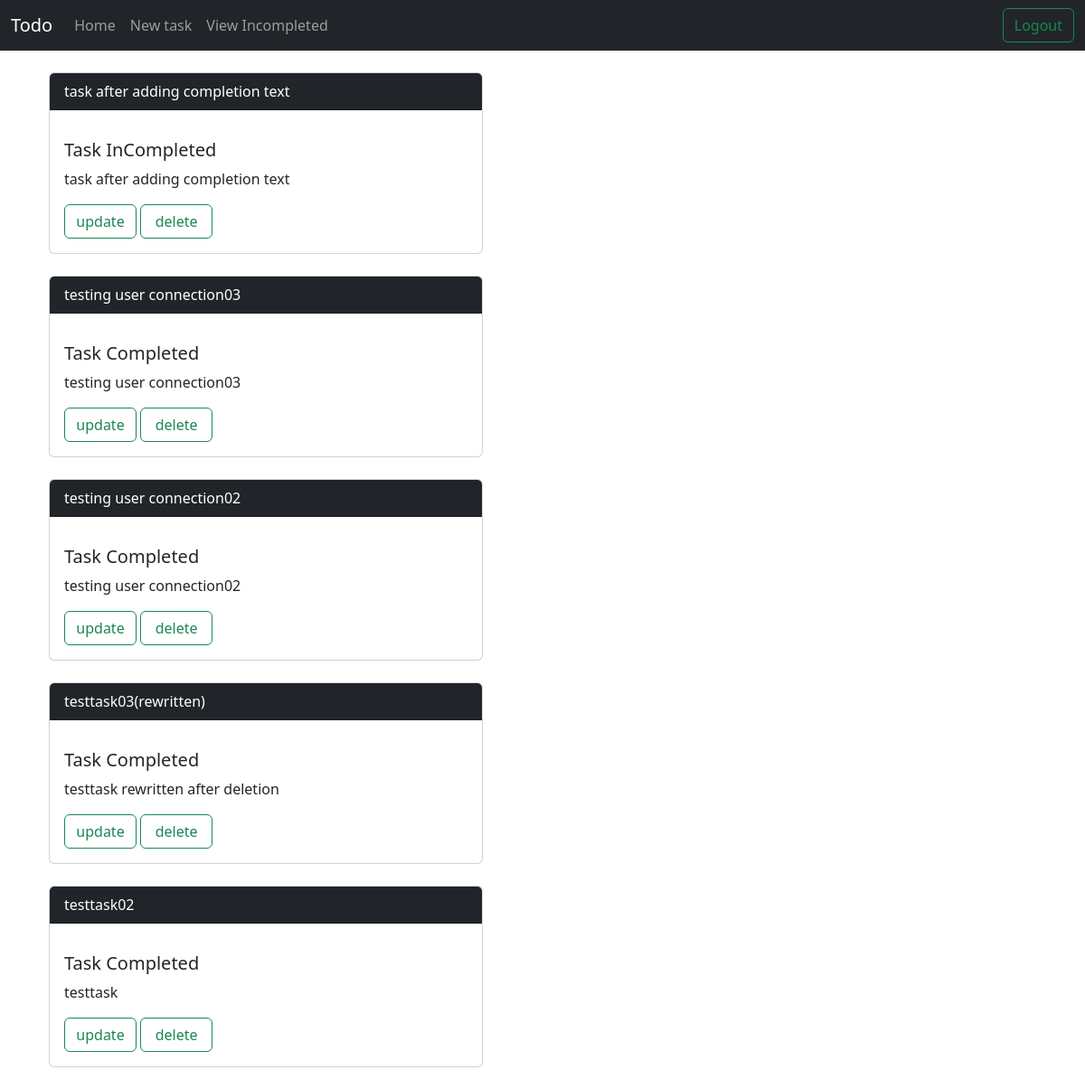
Page / (signed in) on the earlier database version.
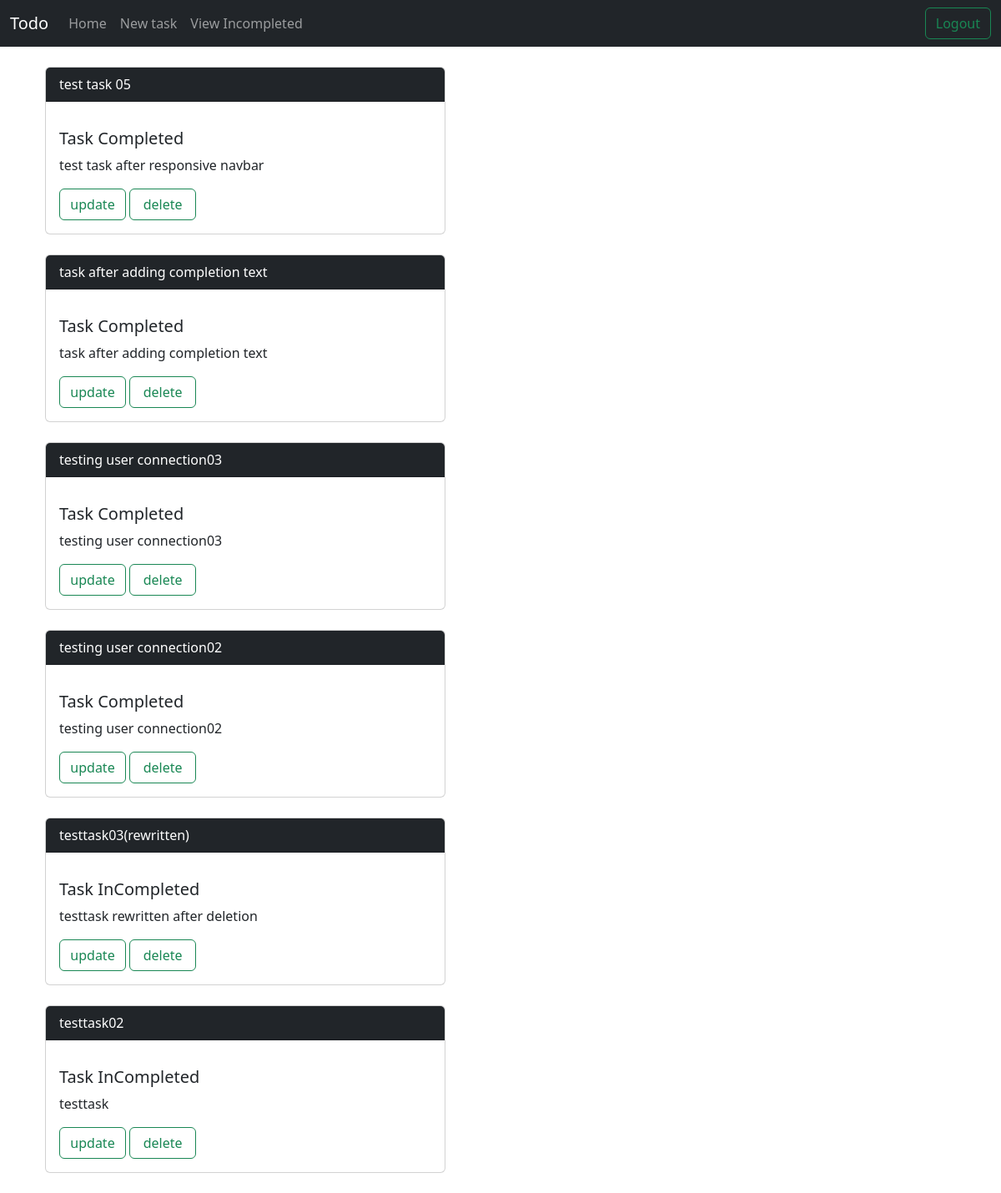
Same page on the later database version.
### user/models.py (models this page shows, shortened)
class Task(models.Model):
  user = models.ForeignKey(User,on_delete=models.CASCADE)
  title = models.CharField(max_length=100)
  description = models.CharField(max_length=100)
  completed = models.BooleanField(default=False)
  created_at = models.DateTimeField(auto_now_add=True)
  updated_at = models.DateTimeField(auto_now= True)

### user/views.py (the view)
# urls.py: 2. Add a URL to urlpatterns:  path('', views.home, name='home')
@login_required(login_url='login')
def home(request):
  user = request.user
  tasks = user.task_set.all().order_by('-created_at')
  tasks_incompleted = user.task_set.filter(completed=False)
  return render(request,'home.html', {'user':user, 'tasks':tasks, 'tasks_incompleted':tasks_incompleted})

### templates/home.html
{% extends 'base.html' %}
{% block content %}
  {% if user.is_authenticated %}
    {% if tasks %}
      {% for task in tasks %}
        <div class="container">
          <div class="card"  style="max-width:30rem;" >
            <div class="card-header text-bg-dark mb-3" style="color: white;">
              {{task.title}}
            </div>
            <div class="card-body">
              {% if task.completed %}
                <h5 class="card-title">Task Completed</h5>
              {% else %}
                <h5 class="card-title">Task InCompleted</h5>
              {% endif %}
              <p class="card-text">{{task.description}}</p>
              <a href="{% url "update_task" task.id %}" class="btn btn-outline-success" style="width:5em;">update</a>
              <a href="{% url "delete_task" task.id %}" class="btn btn-outline-success" style="width:5em;">delete</a>
            </div>
          </div></br>
        </div>
      {% endfor %}
    {% else %}
      <h2>Added Task Will Be Shown Here</h2>
    {% endif %}
  {% else %}
    <h1>please login to add new task</h1>
  {% endif %}
{% endblock %}

Differences in the rows shown:
added Task: title "test task 05", completed "Task Completed", description "test task after responsive navbar"
changed Task "task after adding completion text": completed "Task InCompleted" → "Task Completed"
changed Task "testtask03(rewritten)": completed "Task Completed" → "Task InCompleted"
changed Task "testtask02": completed "Task Completed" → "Task InCompleted"
